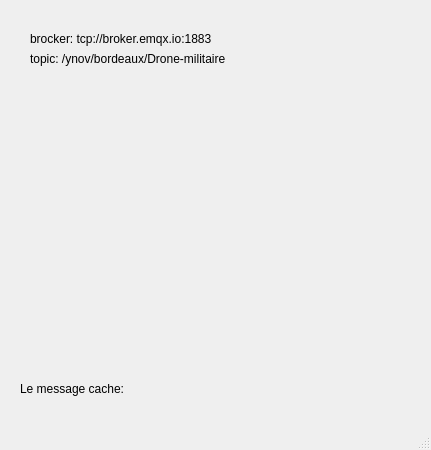
<?xml version="1.0" encoding="UTF-8"?>
<ui version="4.0">
 <class>MainWindow</class>
 <widget class="QMainWindow" name="MainWindow">
  <property name="geometry">
   <rect>
    <x>0</x>
    <y>0</y>
    <width>431</width>
    <height>450</height>
   </rect>
  </property>
  <widget class="QWidget" name="centralwidget">
   <widget class="QLabel" name="label_img">
    <property name="geometry">
     <rect>
      <x>20</x>
      <y>90</y>
      <width>361</width>
      <height>221</height>
     </rect>
    </property>
    <property name="text">
     <string/>
    </property>
   </widget>
   <widget class="QLabel" name="label">
    <property name="geometry">
     <rect>
      <x>30</x>
      <y>30</y>
      <width>251</width>
      <height>17</height>
     </rect>
    </property>
    <property name="text">
     <string>brocker: tcp://broker.emqx.io:1883</string>
    </property>
   </widget>
   <widget class="QLabel" name="label_2">
    <property name="geometry">
     <rect>
      <x>30</x>
      <y>50</y>
      <width>261</width>
      <height>17</height>
     </rect>
    </property>
    <property name="text">
     <string>topic: /ynov/bordeaux/Drone-militaire</string>
    </property>
   </widget>
   <widget class="QLabel" name="label_3">
    <property name="geometry">
     <rect>
      <x>20</x>
      <y>380</y>
      <width>341</width>
      <height>17</height>
     </rect>
    </property>
    <property name="text">
     <string>Le message cache:</string>
    </property>
   </widget>
  </widget>
  <widget class="QMenuBar" name="menubar">
   <property name="geometry">
    <rect>
     <x>0</x>
     <y>0</y>
     <width>431</width>
     <height>22</height>
    </rect>
   </property>
  </widget>
  <widget class="QStatusBar" name="statusbar"/>
 </widget>
 <resources/>
 <connections/>
</ui>
